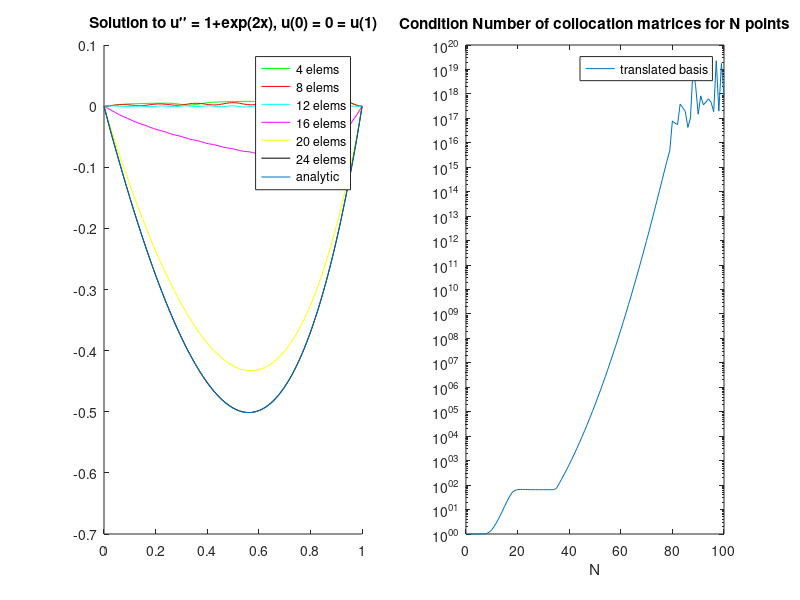

Reproduce this figure in MATLAB.
clear all; close all; clc

% Solves u'' = 1 + e^(2x), u(0) = 0 = u(1)

epsilon = 350;
f   = @(x,center) ( exp(-epsilon.*((x-center).^2)) );
D1f = @(x,center) ( -2.*epsilon.*(x-center).*f(x,center) );
D2f = @(x,center) ( 2.*epsilon.*(2.*epsilon.*((x-center).^2)-1).* ...
                    f(x,center) );


rhs = @(x) ( 1 + exp(2.*x) );
u_analytic = @(x) ( 0.25.*((2.*x.^2)-exp(2).*x-x+exp(2.*x)-1) );

pts = linspace(0,1);
subplot(1,2,1);
hold on;
colors = 'grcmyk';

%% Calculate numerical solution
for N=[4 8 12 16 20 24];
    colloc_pts = linspace(0,1,N);
    
    % translated basis
    tmp = repmat(colloc_pts, N, 1);
    colloc_mat = [D2f(tmp',tmp)   zeros(N,2); 
                  f(colloc_pts,0) 1 0;
                  f(colloc_pts,1) 1 1];
    coef = colloc_mat\[rhs(colloc_pts)';0;0]; % include 0 bc
    
    % newton basis
    lambda = zeros(N,1);
    for i=2:N;
        lambda(i) = rhs(colloc_pts(i)) - lambda(i-1);
    end
    

    u_numeric = @(x) ( [f(x,colloc_pts) 1 x]*coef );
    plot(pts, arrayfun(u_numeric, pts), colors(1));
    colors = colors(2:end);
end

plot(pts, u_analytic(pts));
title('Solution to u\prime\prime = 1+exp(2x), u(0) = 0 = u(1)');
legend('4 elems', ...
       '8 elems', ...
       '12 elems', ...
       '16 elems', ...
       '20 elems', ...
       '24 elems', ...
       'analytic')

%% Calculate condition numbers of collocation matrices
trans_cond = zeros(100);
newt_cond = zeros(100);
subplot(1,2,2);
for N=1:100;
    colloc_pts = linspace(0,1,N);
    tmp = repmat(colloc_pts, N, 1);
    trans_cond(N) = cond(D2f(tmp',tmp));
end
semilogy(trans_cond);
title('Condition Number of collocation matrices for N points');
legend('translated basis');
xlabel('N');
